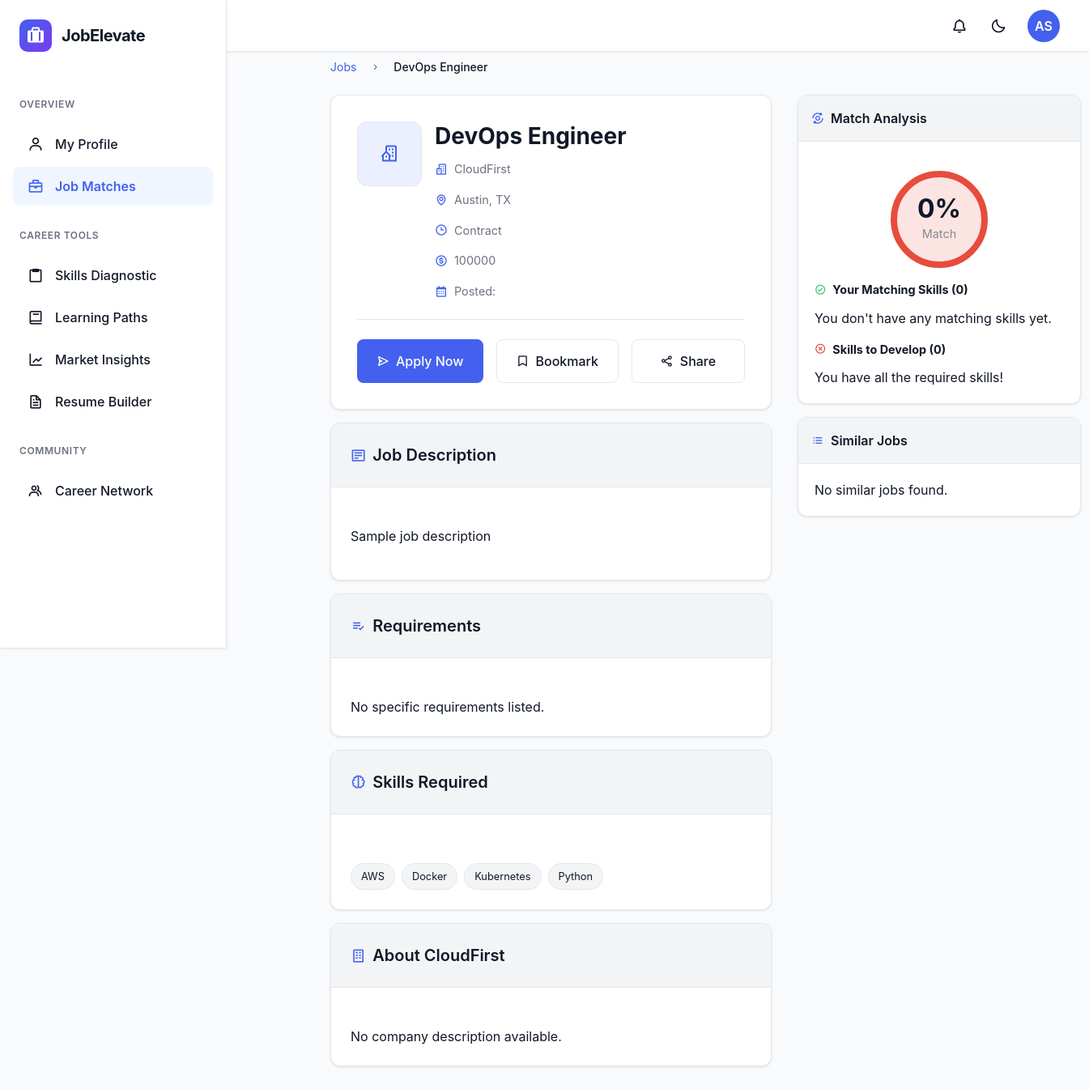
The app's page /jobs/job/5/ (signed in) with its own data.
### recruiter/models.py (models this page shows, shortened)
class Job(models.Model):
    JOB_STATUS_CHOICES = [
        ('Open', 'Open'),
        ('Closed', 'Closed'),
        ('Paused', 'Paused'),
        ('Filled', 'Filled'),
    ]
    JOB_TYPE_CHOICES = [
        ('Full-time', 'Full-time'),
        ('Part-time', 'Part-time'),
        ('Internship', 'Internship'),
        ('Remote', 'Remote'),
        ('Contract', 'Contract'),
        ('Freelance', 'Freelance'),
    ]
    title = models.CharField(_('job title'), max_length=255)
    company = models.CharField(_('company'), max_length=255)
    location = models.CharField(_('location'), max_length=255)
    job_type = models.CharField(_('job type'), max_length=50, choices=JOB_TYPE_CHOICES)
    salary = models.CharField(_('salary range'), max_length=100, blank=True, null=True)
    experience = models.IntegerField(_('experience required (years)'), default=0)
    description = models.TextField(_('job description'))
    status = models.CharField(_('job status'), max_length=10, choices=JOB_STATUS_CHOICES, default='Open')
    skills = models.JSONField(_('required skills'), default=list)
    created_at = models.DateTimeField(auto_now_add=True)
    updated_at = models.DateTimeField(auto_now=True)
    posted_by = models.ForeignKey(
        settings.AUTH_USER_MODEL,
        on_delete=models.CASCADE,
        related_name='posted_jobs',
        limit_choices_to={'user_type': 'recruiter'}
    )
    class Meta:
        ordering = ['-created_at']
        verbose_name = _('job')
        verbose_name_plural = _('jobs')

### jobs/views.py (the view, shortened to what this page needs)
# urls.py: path('job/<int:job_id>/', views.job_detail, name='job_detail'),
@login_required
def job_detail(request, job_id):
    job = get_object_or_404(Job, id=job_id, status='Open')
    recommender.track_job_view(request.user, job)
    already_applied = Application.objects.filter(
        job=job,
        applicant=request.user
    ).exists()
    is_bookmarked = JobBookmark.objects.filter(
        job=job,
        user=request.user
    ).exists()
    similar_jobs = Job.objects.filter(
        status='Open',
        skills__overlap=job.skills
    ).exclude(id=job_id)[:5]
    user_skills = request.user.get_skills_list()
    match_score = 0
    context = {
        'job': job,
        'already_applied': already_applied,
        'is_bookmarked': is_bookmarked,
        'similar_jobs': similar_jobs,
        'match_score': match_score,
        'matching_skills': user_skills_set.intersection(job_skills_set) if user_skills and job.skills else [],
        'missing_skills': job_skills_set - user_skills_set if user_skills and job.skills else []
    }
    return render(request, 'jobs/job_detail.html', context)

### accounts/models.py (called while the page is built, shortened)
    def get_skills_list(self):
        return [skill.strip() for skill in self.technical_skills.split(',')] if self.technical_skills else []

    def get_job_matches_count(self, match_threshold=0.3):
        if self.user_type not in ['student', 'professional']:
            return 0

### backend/context_processors.py (called while the page is built)
def user_initials(request):
    if request.user.is_authenticated:
        full_name = request.user.full_name.strip() if request.user.full_name else ""
        name_parts = full_name.split()
        if len(name_parts) >= 2:
            initials = name_parts[0][0].upper() + name_parts[-1][0].upper()
        elif len(name_parts) == 1:
            initials = name_parts[0][0].upper()
        else:
            initials = "US"
    else:
        initials = "US"
    return {
        'user_initials': initials
    }

### dashboard/context_processors.py (called while the page is built)
def dashboard_context(request):
    context = {}
    if request.user.is_authenticated:
        user = request.user
        full_name = user.full_name.strip() if user.full_name else ""
        name_parts = full_name.split()
        if len(name_parts) >= 2:
            initials = name_parts[0][0].upper() + name_parts[-1][0].upper()
        elif len(name_parts) == 1:
            initials = name_parts[0][0].upper()
        else:
            initials = "US"
        job_match_count = user.get_job_matches_count()
        context.update({
            'user_initials': initials,
            'job_match_count': job_match_count,
        })
    return context

### jobs/recommendation_engine.py (called while the page is built, shortened)
    def update_user_similarities(self, user):
        try:
            other_users = User.objects.filter(
                user_type=user.user_type
            ).exclude(id=user.id)
        except Exception as e:
            logger.error(f"Error updating user similarities for user {user.id}: {str(e)}")

    def track_job_view(self, user, job):
        try:
            job_view, created = JobView.objects.get_or_create(
                user=user,
                job=job,
                defaults={'view_count': 1}
            )
            if not created:
                job_view.view_count += 1
                job_view.viewed_at = timezone.now()
                job_view.save()
            JobRecommendation.objects.filter(user=user, job=job).update(is_viewed=True)
            self.collaborative_recommender.update_user_similarities(user)
        except Exception as e:
            logger.error(f"Error tracking job view for user {user.id}, job {job.id}: {str(e)}")

### jobs/templates/jobs/job_detail.html (shortened to what this page needs)
{% extends 'dashboard/base.html' %}
{% load static %}
{% block content %}z
<div class="main-content">
    <div class="breadcrumb">
        <a href="{% url 'jobs:job_listings' %}" class="breadcrumb-link">Jobs</a>
        <span class="breadcrumb-separator"><i class='bx bx-chevron-right'></i></span>
        <span class="breadcrumb-item active">{{ job.title }}</span>
    </div>
    <div class="job-detail-container">
        <div class="job-main-content">
            <div class="job-header-card">
                <div class="job-header-content">
                    {% if job.company_logo %}
                    <div class="company-logo">
                        <img src="{{ job.company_logo.url }}" alt="{{ job.company }} logo">
                    </div>
                    {% else %}
                    <div class="company-logo company-placeholder">
                        <i class='bx bx-building-house'></i>
                    </div>
                    {% endif %}
                    <div class="job-header-info">
                        <h1 class="job-title">{{ job.title }}</h1>
                        <div class="job-meta">
                            <div class="job-meta-item">
                                <i class='bx bx-buildings'></i>
                                <span>{{ job.company }}</span>
                            </div>
                            <div class="job-meta-item">
                                <i class='bx bx-map'></i>
                                <span>{{ job.location }}</span>
                            </div>
                            <div class="job-meta-item">
                                <i class='bx bx-time'></i>
                                <span>{{ job.job_type }}</span>
                            </div>
                            {% if job.salary %}
                            <div class="job-meta-item">
                                <i class='bx bx-dollar-circle'></i>
                                <span>{{ job.salary }}</span>
                            </div>
                            {% endif %}
                            <div class="job-meta-item">
                                <i class='bx bx-calendar'></i>
                                <span>Posted: {{ job.posted_at|date:"M d, Y" }}</span>
                            </div>
                        </div>
                    </div>
                </div>
                <div class="job-actions">
                    {% if not already_applied %}
                    <button id="applyBtn" class="btn btn-primary btn-lg">
                        <i class='bx bx-send'></i> Apply Now
                    </button>
                    {% else %}
                    <button class="btn btn-success btn-lg" disabled>
                        <i class='bx bx-check'></i> Applied
                    </button>
                    {% endif %}
                    <button id="bookmarkBtn" class="btn btn-outline btn-lg {% if is_bookmarked %}bookmarked{% endif %}" data-job-id="{{ job.id }}">
                        <i class='bx {% if is_bookmarked %}bxs-bookmark{% else %}bx-bookmark{% endif %}'></i>
                        <span>{% if is_bookmarked %}Bookmarked{% else %}Bookmark{% endif %}</span>
                    </button>
                    <button class="btn btn-outline btn-lg share-btn">
                        <i class='bx bx-share-alt'></i> Share
                    </button>
                </div>
            </div>
            <div class="content-section">
                <div class="section-header">
                    <h2 class="section-title"><i class='bx bx-detail'></i> Job Description</h2>
                </div>
                <div class="section-content job-description">
                    {{ job.description|linebreaks }}
                </div>
            </div>
            <div class="content-section">
                <div class="section-header">
                    <h2 class="section-title"><i class='bx bx-list-check'></i> Requirements</h2>
                </div>
                <div class="section-content">
                    {% if job.requirements %}
                        {{ job.requirements|linebreaks }}
                    {% else %}
                        <p>No specific requirements listed.</p>
                    {% endif %}
                </div>
            </div>
            <div class="content-section">
                <div class="section-header">
                    <h2 class="section-title"><i class='bx bx-brain'></i> Skills Required</h2>
                </div>
                <div class="section-content">
                    <div class="skills-container">
                        {% for skill in job.skills %}
                        <span class="skill-tag {% if skill in matching_skills %}skill-match{% endif %}">
                            {{ skill }}
                        </span>
                        {% empty %}
                        <p>No specific skills listed.</p>
                        {% endfor %}
                    </div>
                </div>
            </div>
            <div class="content-section">
                <div class="section-header">
                    <h2 class="section-title"><i class='bx bx-building'></i> About {{ job.company }}</h2>
                </div>
                <div class="section-content">
                    {% if company_description %}
                        {{ company_description|linebreaks }}
                    {% else %}
                        <p>No company description available.</p>
                    {% endif %}
                </div>
            </div>
        </div>
        <div class="job-sidebar">
            <div class="sidebar-card match-score-card">
                <div class="card-header">
                    <h3><i class='bx bx-analyse'></i> Match Analysis</h3>
                </div>
                <div class="card-body">
                    <div class="match-score-indicator">
                        <div class="score-circle {% if match_score >= 80 %}excellent{% elif match_score >= 60 %}good{% elif match_score >= 40 %}moderate{% else %}low{% endif %}">
                            <span class="score-number">{{ match_score }}%</span>
                            <span class="score-label">Match</span>
                        </div>
                    </div>
                    <div class="skills-match">
                        <h4><i class='bx bx-check-circle'></i> Your Matching Skills ({{ matching_skills|length }})</h4>
                        <div class="skills-container">
                            {% for skill in matching_skills %}
                            <span class="skill-tag skill-match"><i class='bx bx-check'></i> {{ skill }}</span>
                            {% empty %}
                            <p>You don't have any matching skills yet.</p>
                            {% endfor %}
                        </div>
                    </div>
                    <div class="skills-missing">
                        <h4><i class='bx bx-x-circle'></i> Skills to Develop ({{ missing_skills|length }})</h4>
                        <div class="skills-container">
                            {% for skill in missing_skills %}
                            <span class="skill-tag skill-missing">{{ skill }}</span>
                            {% empty %}
                            <p>You have all the required skills!</p>
                            {% endfor %}
                        </div>
                    </div>
                </div>
            </div>
            <div class="sidebar-card similar-jobs-card">
                <div class="card-header">
                    <h3><i class='bx bx-list-ul'></i> Similar Jobs</h3>
                </div>
                <div class="card-body">
                    <div class="similar-jobs-list">
                        {% for similar_job in similar_jobs %}
                        <a href="{% url 'jobs:job_detail' similar_job.id %}" class="similar-job-item">
                            <div class="similar-job-info">
                                <h4>{{ similar_job.title }}</h4>
                                <div class="job-meta">
                                    <span><i class='bx bx-buildings'></i> {{ similar_job.company }}</span>
                                    <span><i class='bx bx-map'></i> {{ similar_job.location }}</span>
                                </div>
                            </div>
                            <i class='bx bx-right-arrow-alt'></i>
                        </a>
                        {% empty %}
                        <p>No similar jobs found.</p>
                        {% endfor %}
                    </div>
                </div>
            </div>
        </div>
    </div>
</div>
{% endblock %}

### dashboard/templates/dashboard/base.html (style rules this page uses)
:root { --primary-color: #3b82f6; --primary-hover: #2563eb; --secondary-color: #8b5cf6; --background-color: #f9fafb; --card-bg: #ffffff; --text-color: #1f2937; --text-light: #6b7280; --sidebar-bg: #ffffff; --sidebar-active: #eff6ff; --border-color: #e5e7eb; --hover-bg: #f3f4f6; --shadow-sm: 0 1px 2px 0 rgba(0, 0, 0, 0.05); --shadow: 0 4px 6px -1px rgba(0, 0, 0, 0.1), 0 2px 4px -1px rgba(0, 0, 0, 0.06); --shadow-lg: 0 10px 15px -3px rgba(0, 0, 0, 0.1), 0 4px 6px -2px rgba(0, 0, 0, 0.05); --transition: all 0.3s cubic-bezier(0.4, 0, 0.2, 1); --danger: #ef4444; --danger-hover: #dc2626; --success: #10b981; --warning: #f59e0b; }
* { margin: 0; padding: 0; box-sizing: border-box; font-family: 'Inter', system-ui, -apple-system, BlinkMacSystemFont, 'Segoe UI', Roboto, Oxygen, Ubuntu, Cantarell, 'Open Sans', 'Helvetica Neue', sans-serif; }
body { background-color: var(--background-color); color: var(--text-color); transition: var(--transition); line-height: 1.5; }
.main-content { margin-left: 280px; padding: 6rem 1.5rem 2rem; min-height: 100vh; transition: var(--transition); }
.breadcrumb { display: flex; align-items: center; gap: 0.5rem; color: var(--text-light); font-size: 0.875rem; }
.breadcrumb-item { display: flex; align-items: center; gap: 0.5rem; }
.breadcrumb-link { color: var(--text-light); text-decoration: none; transition: var(--transition); }
.btn { padding: 0.625rem 1.25rem; border-radius: 0.5rem; font-weight: 500; font-size: 0.875rem; text-decoration: none; display: inline-flex; align-items: center; justify-content: center; gap: 0.5rem; transition: var(--transition); cursor: pointer; border: none; }
.btn-primary { background-color: white; color: var(--primary-color); }
.btn-outline { background-color: transparent; color: white; border: 1px solid rgba(255, 255, 255, 0.5); }
.section-header { display: flex; align-items: center; justify-content: space-between; margin-bottom: 1.5rem; }
.section-title { font-size: 1.25rem; font-weight: 600; color: var(--text-color); }

### records on screen
Job: title "DevOps Engineer", company "CloudFirst", location "Austin, TX", job_type "Contract", salary "100000", description "Sample job description"

### other values on screen
{{ user_initials }} "AS"
{{ skill }} "AWS" "Docker" "Kubernetes" "Python"
{{ match_score }} "0"
{{ matching_skills|length }} "0"
{{ missing_skills|length }} "0"
